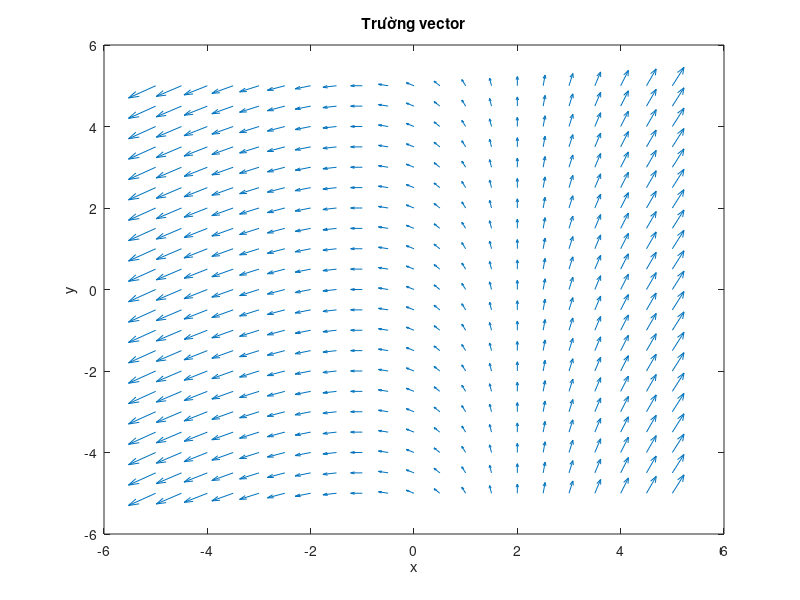

Write MATLAB code to recreate this figure.
figure('Name', 'Bài tập 5d', 'NumberTitle', 'off')

X = -5:0.5:5;
Y = -5:0.5:5;
[x, y] = meshgrid(X, Y);
u = x - 2;
v = x + 1;
quiver(x, y, u, v)
xlabel('x')
ylabel('y')
title('Trường vector')
